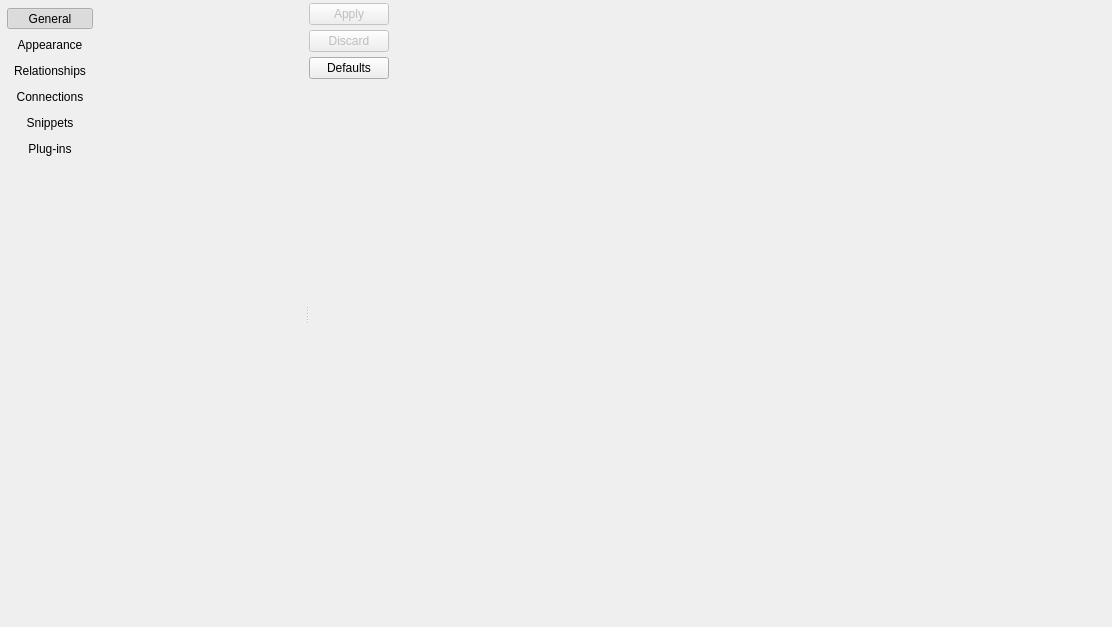
<?xml version="1.0" encoding="UTF-8"?>
<ui version="4.0">
 <class>ConfigurationWidget</class>
 <widget class="QWidget" name="ConfigurationWidget">
  <property name="windowModality">
   <enum>Qt::WindowModality::ApplicationModal</enum>
  </property>
  <property name="geometry">
   <rect>
    <x>0</x>
    <y>0</y>
    <width>1112</width>
    <height>627</height>
   </rect>
  </property>
  <property name="sizePolicy">
   <sizepolicy hsizetype="Expanding" vsizetype="Expanding">
    <horstretch>0</horstretch>
    <verstretch>0</verstretch>
   </sizepolicy>
  </property>
  <property name="windowTitle">
   <string>gpModeler settings</string>
  </property>
  <property name="windowIcon">
   <iconset resource="../../../../priv-core/res/logoicons.qrc">
    <normaloff>:/icons/icons/pgmodeler_logo.png</normaloff>:/icons/icons/pgmodeler_logo.png</iconset>
  </property>
  <layout class="QHBoxLayout" name="horizontalLayout_2">
   <property name="spacing">
    <number>5</number>
   </property>
   <property name="leftMargin">
    <number>2</number>
   </property>
   <property name="topMargin">
    <number>3</number>
   </property>
   <property name="rightMargin">
    <number>2</number>
   </property>
   <property name="bottomMargin">
    <number>2</number>
   </property>
   <item>
    <widget class="QSplitter" name="h_splitter">
     <property name="orientation">
      <enum>Qt::Orientation::Horizontal</enum>
     </property>
     <property name="handleWidth">
      <number>4</number>
     </property>
     <property name="childrenCollapsible">
      <bool>false</bool>
     </property>
     <widget class="QWidget" name="layoutWidget">
      <layout class="QHBoxLayout" name="horizontalLayout">
       <property name="spacing">
        <number>3</number>
       </property>
       <item>
        <layout class="QVBoxLayout" name="verticalLayout">
         <item>
          <widget class="QWidget" name="btns_parent_wgt" native="true">
           <property name="sizePolicy">
            <sizepolicy hsizetype="Fixed" vsizetype="Expanding">
             <horstretch>0</horstretch>
             <verstretch>0</verstretch>
            </sizepolicy>
           </property>
           <property name="minimumSize">
            <size>
             <width>0</width>
             <height>0</height>
            </size>
           </property>
           <property name="autoFillBackground">
            <bool>true</bool>
           </property>
           <property name="styleSheet">
            <string notr="true"/>
           </property>
           <layout class="QGridLayout" name="gridLayout_9">
            <property name="leftMargin">
             <number>5</number>
            </property>
            <property name="topMargin">
             <number>5</number>
            </property>
            <property name="rightMargin">
             <number>0</number>
            </property>
            <property name="bottomMargin">
             <number>0</number>
            </property>
            <property name="spacing">
             <number>5</number>
            </property>
            <item row="6" column="0">
             <widget class="QToolButton" name="snippets_tb">
              <property name="enabled">
               <bool>true</bool>
              </property>
              <property name="sizePolicy">
               <sizepolicy hsizetype="Preferred" vsizetype="Fixed">
                <horstretch>0</horstretch>
                <verstretch>0</verstretch>
               </sizepolicy>
              </property>
              <property name="minimumSize">
               <size>
                <width>0</width>
                <height>0</height>
               </size>
              </property>
              <property name="text">
               <string>Snippets</string>
              </property>
              <property name="icon">
               <iconset resource="../../res/resources.qrc">
                <normaloff>:/icons/icons/codesnippet.png</normaloff>:/icons/icons/codesnippet.png</iconset>
              </property>
              <property name="iconSize">
               <size>
                <width>32</width>
                <height>32</height>
               </size>
              </property>
              <property name="checkable">
               <bool>true</bool>
              </property>
              <property name="toolButtonStyle">
               <enum>Qt::ToolButtonStyle::ToolButtonTextUnderIcon</enum>
              </property>
              <property name="autoRaise">
               <bool>true</bool>
              </property>
             </widget>
            </item>
            <item row="0" column="0">
             <widget class="QToolButton" name="general_tb">
              <property name="enabled">
               <bool>true</bool>
              </property>
              <property name="sizePolicy">
               <sizepolicy hsizetype="Preferred" vsizetype="Fixed">
                <horstretch>0</horstretch>
                <verstretch>0</verstretch>
               </sizepolicy>
              </property>
              <property name="minimumSize">
               <size>
                <width>0</width>
                <height>0</height>
               </size>
              </property>
              <property name="text">
               <string>General</string>
              </property>
              <property name="icon">
               <iconset resource="../../res/resources.qrc">
                <normaloff>:/icons/icons/config.png</normaloff>:/icons/icons/config.png</iconset>
              </property>
              <property name="iconSize">
               <size>
                <width>32</width>
                <height>32</height>
               </size>
              </property>
              <property name="checkable">
               <bool>true</bool>
              </property>
              <property name="checked">
               <bool>true</bool>
              </property>
              <property name="toolButtonStyle">
               <enum>Qt::ToolButtonStyle::ToolButtonTextUnderIcon</enum>
              </property>
              <property name="autoRaise">
               <bool>true</bool>
              </property>
             </widget>
            </item>
            <item row="2" column="0">
             <widget class="QToolButton" name="relationships_tb">
              <property name="enabled">
               <bool>true</bool>
              </property>
              <property name="sizePolicy">
               <sizepolicy hsizetype="Preferred" vsizetype="Fixed">
                <horstretch>0</horstretch>
                <verstretch>0</verstretch>
               </sizepolicy>
              </property>
              <property name="minimumSize">
               <size>
                <width>0</width>
                <height>0</height>
               </size>
              </property>
              <property name="text">
               <string>Relationships</string>
              </property>
              <property name="icon">
               <iconset resource="../../res/resources.qrc">
                <normaloff>:/icons/icons/relationship.png</normaloff>:/icons/icons/relationship.png</iconset>
              </property>
              <property name="iconSize">
               <size>
                <width>32</width>
                <height>32</height>
               </size>
              </property>
              <property name="checkable">
               <bool>true</bool>
              </property>
              <property name="toolButtonStyle">
               <enum>Qt::ToolButtonStyle::ToolButtonTextUnderIcon</enum>
              </property>
              <property name="autoRaise">
               <bool>true</bool>
              </property>
             </widget>
            </item>
            <item row="5" column="0">
             <widget class="QToolButton" name="connections_tb">
              <property name="enabled">
               <bool>true</bool>
              </property>
              <property name="sizePolicy">
               <sizepolicy hsizetype="Preferred" vsizetype="Fixed">
                <horstretch>0</horstretch>
                <verstretch>0</verstretch>
               </sizepolicy>
              </property>
              <property name="minimumSize">
               <size>
                <width>0</width>
                <height>0</height>
               </size>
              </property>
              <property name="text">
               <string>Connections</string>
              </property>
              <property name="icon">
               <iconset resource="../../res/resources.qrc">
                <normaloff>:/icons/icons/connection.png</normaloff>:/icons/icons/connection.png</iconset>
              </property>
              <property name="iconSize">
               <size>
                <width>32</width>
                <height>32</height>
               </size>
              </property>
              <property name="checkable">
               <bool>true</bool>
              </property>
              <property name="toolButtonStyle">
               <enum>Qt::ToolButtonStyle::ToolButtonTextUnderIcon</enum>
              </property>
              <property name="autoRaise">
               <bool>true</bool>
              </property>
             </widget>
            </item>
            <item row="1" column="0">
             <widget class="QToolButton" name="appearance_tb">
              <property name="enabled">
               <bool>true</bool>
              </property>
              <property name="sizePolicy">
               <sizepolicy hsizetype="Preferred" vsizetype="Fixed">
                <horstretch>0</horstretch>
                <verstretch>0</verstretch>
               </sizepolicy>
              </property>
              <property name="minimumSize">
               <size>
                <width>0</width>
                <height>0</height>
               </size>
              </property>
              <property name="text">
               <string>Appearance</string>
              </property>
              <property name="icon">
               <iconset resource="../../res/resources.qrc">
                <normaloff>:/icons/icons/appearance.png</normaloff>:/icons/icons/appearance.png</iconset>
              </property>
              <property name="iconSize">
               <size>
                <width>32</width>
                <height>32</height>
               </size>
              </property>
              <property name="checkable">
               <bool>true</bool>
              </property>
              <property name="toolButtonStyle">
               <enum>Qt::ToolButtonStyle::ToolButtonTextUnderIcon</enum>
              </property>
              <property name="autoRaise">
               <bool>true</bool>
              </property>
             </widget>
            </item>
            <item row="7" column="0">
             <widget class="QToolButton" name="plugins_tb">
              <property name="enabled">
               <bool>true</bool>
              </property>
              <property name="sizePolicy">
               <sizepolicy hsizetype="Preferred" vsizetype="Fixed">
                <horstretch>0</horstretch>
                <verstretch>0</verstretch>
               </sizepolicy>
              </property>
              <property name="minimumSize">
               <size>
                <width>0</width>
                <height>0</height>
               </size>
              </property>
              <property name="text">
               <string>Plug-ins</string>
              </property>
              <property name="icon">
               <iconset resource="../../res/resources.qrc">
                <normaloff>:/icons/icons/plugins.png</normaloff>:/icons/icons/plugins.png</iconset>
              </property>
              <property name="iconSize">
               <size>
                <width>32</width>
                <height>32</height>
               </size>
              </property>
              <property name="checkable">
               <bool>true</bool>
              </property>
              <property name="toolButtonStyle">
               <enum>Qt::ToolButtonStyle::ToolButtonTextUnderIcon</enum>
              </property>
              <property name="autoRaise">
               <bool>true</bool>
              </property>
             </widget>
            </item>
            <item row="8" column="0">
             <spacer name="verticalSpacer_4">
              <property name="orientation">
               <enum>Qt::Orientation::Vertical</enum>
              </property>
              <property name="sizeHint" stdset="0">
               <size>
                <width>20</width>
                <height>40</height>
               </size>
              </property>
             </spacer>
            </item>
           </layout>
          </widget>
         </item>
        </layout>
       </item>
       <item>
        <layout class="QVBoxLayout" name="verticalLayout_2">
         <item>
          <widget class="QStackedWidget" name="confs_stw">
           <property name="sizePolicy">
            <sizepolicy hsizetype="Expanding" vsizetype="Expanding">
             <horstretch>0</horstretch>
             <verstretch>0</verstretch>
            </sizepolicy>
           </property>
           <property name="layoutDirection">
            <enum>Qt::LayoutDirection::LeftToRight</enum>
           </property>
           <property name="currentIndex">
            <number>-1</number>
           </property>
          </widget>
         </item>
        </layout>
       </item>
      </layout>
     </widget>
     <widget class="QWidget" name="act_btns_wgt" native="true">
      <layout class="QGridLayout" name="gridLayout">
       <property name="leftMargin">
        <number>0</number>
       </property>
       <property name="topMargin">
        <number>0</number>
       </property>
       <property name="rightMargin">
        <number>0</number>
       </property>
       <property name="bottomMargin">
        <number>0</number>
       </property>
       <property name="spacing">
        <number>5</number>
       </property>
       <item row="3" column="0">
        <spacer name="verticalSpacer_2">
         <property name="orientation">
          <enum>Qt::Orientation::Vertical</enum>
         </property>
         <property name="sizeHint" stdset="0">
          <size>
           <width>20</width>
           <height>40</height>
          </size>
         </property>
        </spacer>
       </item>
       <item row="0" column="0">
        <widget class="QPushButton" name="apply_btn">
         <property name="enabled">
          <bool>false</bool>
         </property>
         <property name="sizePolicy">
          <sizepolicy hsizetype="Preferred" vsizetype="Fixed">
           <horstretch>0</horstretch>
           <verstretch>0</verstretch>
          </sizepolicy>
         </property>
         <property name="maximumSize">
          <size>
           <width>16777215</width>
           <height>16777215</height>
          </size>
         </property>
         <property name="text">
          <string>Apply</string>
         </property>
         <property name="icon">
          <iconset resource="../../res/resources.qrc">
           <normaloff>:/icons/icons/confirm.png</normaloff>:/icons/icons/confirm.png</iconset>
         </property>
         <property name="iconSize">
          <size>
           <width>28</width>
           <height>28</height>
          </size>
         </property>
         <property name="default">
          <bool>true</bool>
         </property>
        </widget>
       </item>
       <item row="1" column="0">
        <widget class="QPushButton" name="revert_btn">
         <property name="enabled">
          <bool>false</bool>
         </property>
         <property name="sizePolicy">
          <sizepolicy hsizetype="Preferred" vsizetype="Fixed">
           <horstretch>0</horstretch>
           <verstretch>0</verstretch>
          </sizepolicy>
         </property>
         <property name="maximumSize">
          <size>
           <width>16777215</width>
           <height>16777215</height>
          </size>
         </property>
         <property name="text">
          <string>Discard</string>
         </property>
         <property name="icon">
          <iconset resource="../../res/resources.qrc">
           <normaloff>:/icons/icons/delete.png</normaloff>:/icons/icons/delete.png</iconset>
         </property>
         <property name="iconSize">
          <size>
           <width>28</width>
           <height>28</height>
          </size>
         </property>
         <property name="flat">
          <bool>false</bool>
         </property>
        </widget>
       </item>
       <item row="2" column="0">
        <widget class="QPushButton" name="defaults_btn">
         <property name="sizePolicy">
          <sizepolicy hsizetype="Preferred" vsizetype="Fixed">
           <horstretch>0</horstretch>
           <verstretch>0</verstretch>
          </sizepolicy>
         </property>
         <property name="maximumSize">
          <size>
           <width>16777215</width>
           <height>16777215</height>
          </size>
         </property>
         <property name="text">
          <string>Defaults</string>
         </property>
         <property name="icon">
          <iconset resource="../../res/resources.qrc">
           <normaloff>:/icons/icons/defaults.png</normaloff>:/icons/icons/defaults.png</iconset>
         </property>
         <property name="iconSize">
          <size>
           <width>28</width>
           <height>28</height>
          </size>
         </property>
         <property name="autoDefault">
          <bool>false</bool>
         </property>
         <property name="default">
          <bool>false</bool>
         </property>
        </widget>
       </item>
       <item row="4" column="0" colspan="2">
        <layout class="QHBoxLayout" name="horizontalLayout_9">
         <property name="spacing">
          <number>0</number>
         </property>
         <property name="rightMargin">
          <number>11</number>
         </property>
         <property name="bottomMargin">
          <number>11</number>
         </property>
         <item>
          <spacer name="horizontalSpacer_2">
           <property name="orientation">
            <enum>Qt::Orientation::Horizontal</enum>
           </property>
           <property name="sizeHint" stdset="0">
            <size>
             <width>40</width>
             <height>20</height>
            </size>
           </property>
          </spacer>
         </item>
         <item>
          <widget class="QLabel" name="nullptrlabs_lbl">
           <property name="sizePolicy">
            <sizepolicy hsizetype="Fixed" vsizetype="Fixed">
             <horstretch>0</horstretch>
             <verstretch>0</verstretch>
            </sizepolicy>
           </property>
           <property name="minimumSize">
            <size>
             <width>197</width>
             <height>80</height>
            </size>
           </property>
           <property name="maximumSize">
            <size>
             <width>197</width>
             <height>80</height>
            </size>
           </property>
           <property name="mouseTracking">
            <bool>true</bool>
           </property>
           <property name="text">
            <string/>
           </property>
           <property name="scaledContents">
            <bool>true</bool>
           </property>
           <property name="openExternalLinks">
            <bool>true</bool>
           </property>
          </widget>
         </item>
        </layout>
       </item>
       <item row="0" column="1" rowspan="3">
        <spacer name="horizontalSpacer">
         <property name="orientation">
          <enum>Qt::Orientation::Horizontal</enum>
         </property>
         <property name="sizeHint" stdset="0">
          <size>
           <width>40</width>
           <height>20</height>
          </size>
         </property>
        </spacer>
       </item>
      </layout>
     </widget>
    </widget>
   </item>
  </layout>
 </widget>
 <tabstops>
  <tabstop>general_tb</tabstop>
  <tabstop>appearance_tb</tabstop>
  <tabstop>relationships_tb</tabstop>
  <tabstop>connections_tb</tabstop>
  <tabstop>snippets_tb</tabstop>
  <tabstop>plugins_tb</tabstop>
 </tabstops>
 <resources>
  <include location="../../../../priv-core/res/logoicons.qrc"/>
  <include location="../../res/resources.qrc"/>
  <include location="../../../../priv-core/res/logoicons.qrc"/>
  <include location="../../../../priv-core/res/logoicons.qrc"/>
  <include location="../../../../priv-core/res/logoicons.qrc"/>
  <include location="../../../../priv-core/res/logoicons.qrc"/>
  <include location="../../../../priv-core/res/logoicons.qrc"/>
  <include location="../../../../priv-core/res/logoicons.qrc"/>
  <include location="../../../../priv-core/res/logoicons.qrc"/>
  <include location="../../../../priv-core/res/logoicons.qrc"/>
  <include location="../../../../priv-core/res/logoicons.qrc"/>
 </resources>
 <connections/>
</ui>
